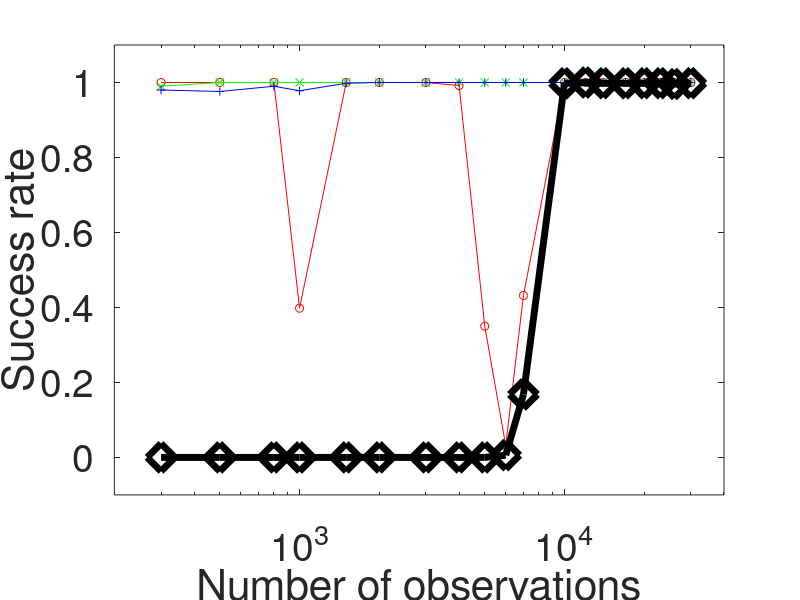
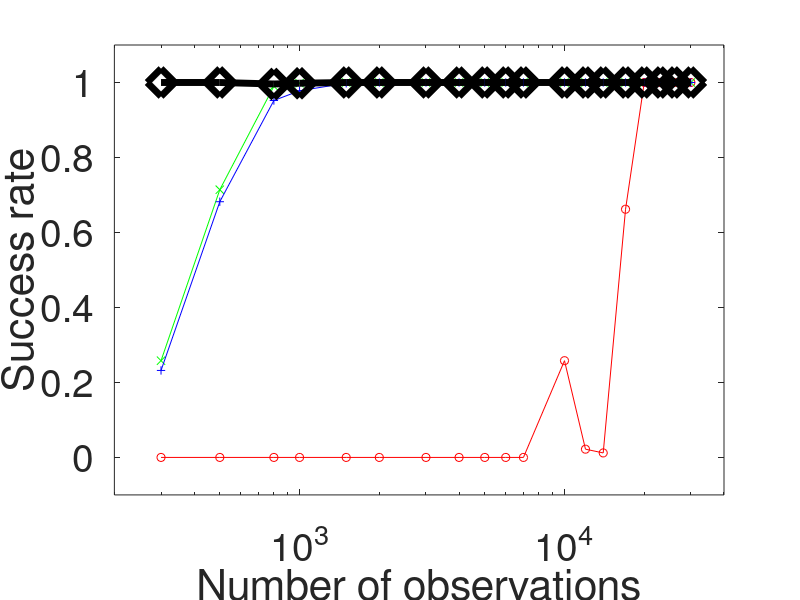
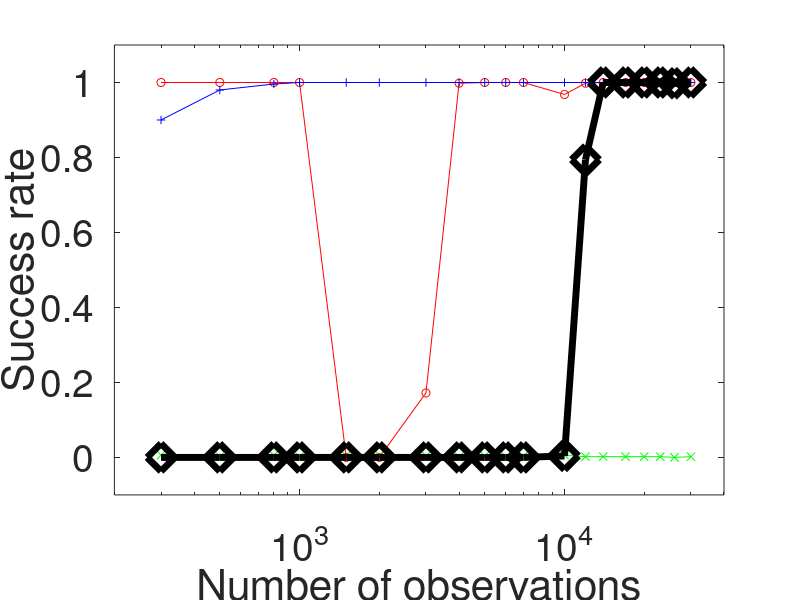
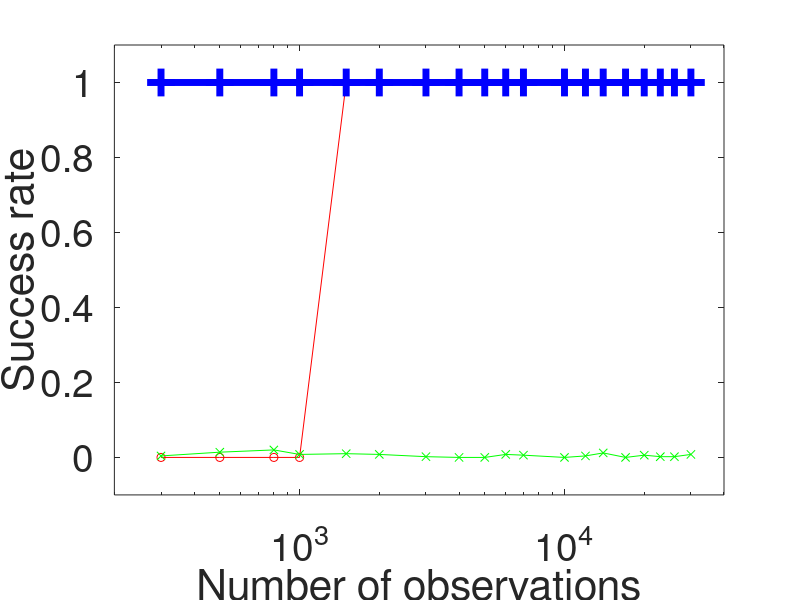

Source code (MATLAB) for these figures, in order:
A =[     300           0           5          10         500
         500           0           0          12         500
         800           0           0           5         500
        1000         301           0          11         500
        1500           0           0           1         500
        2000           0           0           0         500
        3000           0           0           0         500
        4000           4           0           0         500
        5000         325           0           0         500
        6000         484           0           0         497
        7000         284           0           0         416
       10000           0           0           0           1
       12000           0           0           0           0
       14000           0           0           0           1
       17000           0           0           0           1
       20000           0           0           0           1
       23000           0           0           0           1
       26000           0           0           0           2
       30000           0           0           0           1];
A(:,2:5)=1-A(:,2:5)/500;

B =[     300           0         129         116         500
         500           0         357         341         500
         800           0         495         476         498
        1000           0         499         489         499
        1500           0         500         499         500
        2000           0         500         500         500
        3000           0         500         500         500
        4000           0         500         500         500
        5000           0         500         500         500
        6000           0         500         500         500
        7000           0         500         500         500
       10000         129         500         500         500
       12000          11         500         500         500
       14000           6         500         500         500
       17000         331         500         500         500
       20000         500         500         500         500
       23000         500         500         500         500
       26000         500         500         500         500
       30000         500         500         500         500];
B(:,2:5)=B(:,2:5)/500;


C = [    300           0         497          50         500
         500           0         499          10         500
         800           0         497           2         500
        1000           0         499           0         500
        1500         500         498           0         500
        2000         500         497           0         500
        3000         414         498           0         500
        4000           1         499           0         500
        5000           0         498           0         500
        6000           0         499           0         500
        7000           0         498           0         500
       10000          16         497           0         498
       12000           1         499           0         103
       14000           0         499           0           0
       17000           0         499           0           0
       20000           0         499           0           0
       23000           0         499           0           0
       26000           0         500           0           1
       30000           0         499           0           0];     
C(:,2:5)=1-C(:,2:5)/500;     

   
   
D =[     300           0           2         500         500
         500           0           7         500         500
         800           0          10         500         500
        1000           0           4         500         500
        1500         500           5         500         500
        2000         500           4         500         500
        3000         500           1         500         500
        4000         500           0         500         500
        5000         500           0         500         500
        6000         500           4         500         500
        7000         500           3         500         500
       10000         500           0         500         500
       12000         500           2         500         500
       14000         500           6         500         500
       17000         500           0         500         500
       20000         500           3         500         500
       23000         500           1         500         500
       26000         500           1         500         500
       30000         500           4         500         500];
D(:,2:5)=D(:,2:5)/500;




fs=28;
ms=20;
lw=5;
figure(1)
semilogx(A(:,1),A(:,2),'ro-',A(:,1),A(:,3),'gx-',A(:,1),A(:,4),'b+-',A(:,1),A(:,5),'kd-','MarkerSize', ms,'linewidth',lw)
xlim([200 40000]);
ylim([-0.1 1.1]);
set(gca,'FontSize',fs)
ylabel('Success rate')
xlabel('Number of observations');

figure(2)
semilogx(B(:,1),B(:,2),'ro-',B(:,1),B(:,3),'gx-',B(:,1),B(:,4),'b+-',B(:,1),B(:,5),'kd-','MarkerSize', ms,'linewidth',lw)
xlim([200 40000]);
ylim([-0.1 1.1]);
set(gca,'FontSize',fs);
ylabel('Success rate');
xlabel('Number of observations');

figure(3)
semilogx(C(:,1),C(:,2),'ro-',C(:,1),C(:,3),'gx-',C(:,1),C(:,4),'b+-',C(:,1),C(:,5),'kd-','MarkerSize', ms,'linewidth',lw)
xlim([200 40000]);
ylim([-0.1 1.1]);
set(gca,'FontSize',fs);
ylabel('Success rate');
xlabel('Number of observations');

figure(4)
semilogx(D(:,1),D(:,2),'ro-',D(:,1),D(:,3),'gx-',D(:,1),D(:,5),'kd-',D(:,1),D(:,4),'b+-','MarkerSize', ms,'linewidth',lw)
xlim([200 40000]);
ylim([-0.1 1.1])
set(gca,'FontSize',fs)
ylabel('Success rate');
xlabel('Number of observations');